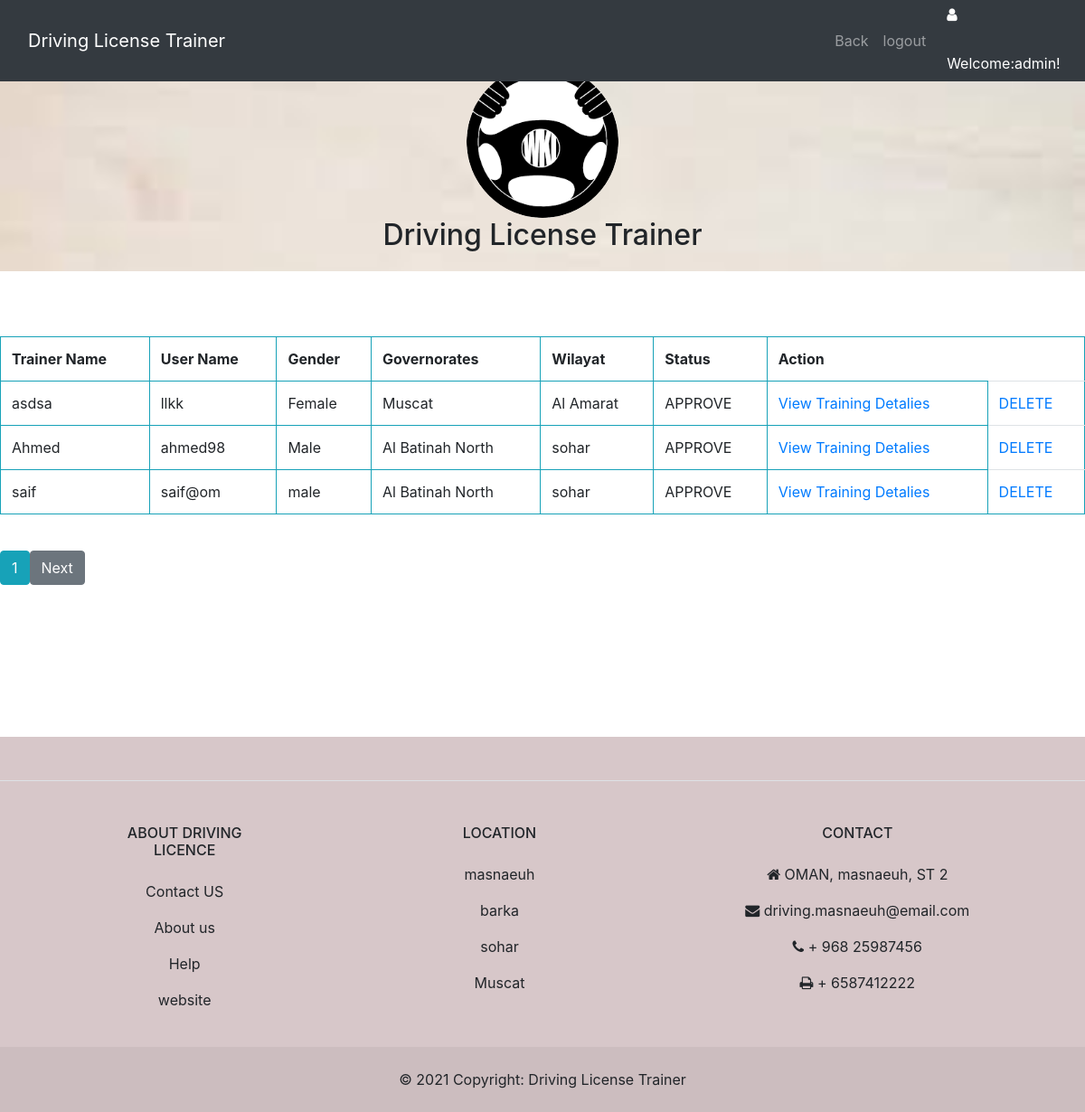
/admin_View_Aprove_Trainer.php (signed in), run on the app's committed database.
### tables this page shows
CREATE TABLE IF NOT EXISTS `tbltrainer` (
  `trid` int(10) NOT NULL AUTO_INCREMENT,
  `fname` varchar(15) NOT NULL,
  `lname` varchar(15) NOT NULL,
  `email` varchar(50) NOT NULL,
  `phone` int(8) NOT NULL,
  `address` varchar(30) NOT NULL,
  `brithdate` date NOT NULL,
  `gender` varchar(10) NOT NULL,
  `licensing` blob NOT NULL,
  `IDcard` blob NOT NULL,
  `seq` varchar(100) NOT NULL,
  `answer` varchar(50) NOT NULL,
  `username` varchar(20) NOT NULL,
  `password` varchar(8) NOT NULL,
  `status` varchar(20) NOT NULL,
  `gname` varchar(30) NOT NULL,
  `wname` varchar(30) NOT NULL,
  PRIMARY KEY (`trid`)
);

### admin_View_Aprove_Trainer.php (the view, shortened to what this page needs)
<!DOCTYPE html PUBLIC "-//W3C//DTD XHTML 1.0 Transitional//EN" "http://www.w3.org/TR/xhtml1/DTD/xhtml1-transitional.dtd">
<html xmlns="http://www.w3.org/1999/xhtml">
<head>
<link rel="stylesheet" type="text/css"  href="BOOTSTRAPFILE/css/bootstrap.css">
    </head>
    <body  style="margin:0; padding:0; border:0;  background-color:white   ">
       <nav class="navbar navbar-expand-lg navbar-dark bg-dark fixed-top">
     <div class="container">
     <a class="navbar-brand" href="#">Driving License Trainer </a>
      <div class="collapse navbar-collapse" id="navbarResponsive">
         <ul class="navbar-nav ml-auto">
                     <li class="nav-item">
            <a class="nav-link" href="AdminHomepage.php">Back</a>
          </li>
          <li class="nav-item">
            <a class="nav-link" href="logout.php">logout </a>
          </li>
        </ul>
      </div>
    </div>   <div class="icon" style="color: #FFFFFF"><i class="fa  fa-user" style="width:30px; height:50px"></i>Welcome:<?php
	$usernamea= $_SESSION['txtid1'];
	include ("connect.php");
	$qryname = "select * from  tbladmin where ausername='$usernamea' ";
	$result = mysqli_query($con,$qryname);
	while($rows = mysqli_fetch_assoc($result))
	{ $namee=$rows['aname'];
}
	echo $namee. "!";
	?></div>
  </nav>
 <header class="text-center" style="background-image:url('img/bg1.jpg'); background-repeat:no-repeat; background-size:cover; height: 300px;">
    &nbsp;<br /><br /><br />
	 <img class="img-fluid rounded-circle"  src="img/images.png" alt="" height="147" width="168">
	 <h2>Driving License Trainer</h2>
	 </header>
<br /><br />
<?php
		 if(isset($_GET['page']))
    {
        $page = $_GET['page'];
    }
    else
    {
        $page = 1;
    }
    $num_per_page = 06;
    $start_from = ($page-1)*05;
    include('connect.php');
$q="select * from  tbltrainer  where status='Approve' LIMIT  $start_from,$num_per_page  ";
$r=mysqli_query($con,$q);
$num=mysqli_num_rows($r);
	if ($num > 0){
	$i = 0;
	echo "<br>";
echo"<table  class=table table-striped  border=1 width=700 align=center cellspacing=0>";
echo"<th class='border border-info'>  Trainer Name";
echo"<th class='border border-info'> User Name	";
echo"<th class='border border-info'> Gender";
echo"<th class='border border-info'> Governorates";
echo"<th class='border border-info'> Wilayat";
echo"<th class='border border-info'>  Status";
echo"<th colspan ='2' class='border border-info'> Action";
echo"<tr>";
while($row = mysqli_fetch_assoc($r)) {
$fname=$row["fname"];
$username=$row["username"];
$gender=$row["gender"];
$gname=$row["gname"];
$wname=$row["wname"];
$status=$row["status"];
echo"<tr class='border border-info'>";
echo"<td class='border border-info'>$fname";
echo"<td class='border border-info'>$username";
echo"<td class='border border-info'>$gender";
echo"<td class='border border-info'>$gname";
echo"<td class='border border-info'>$wname";
echo"<td class='border border-info'>$status";
 echo"<td class='border border-info'><a href='admin_view_TrainingDetalies.php?username=$username'>View Training Detalies</a>";
echo "<td><a onClick=\"javascript: return confirm('Please confirm deletion');\" href='Delete1.php?username=$username'>DELETE</a>";
echo"</tr>";
	$i++;
		}
echo"</table><br>";
}else{
	echo "<center>There is No New Trainer! <br></center>";
			unset($_SESSION["username"]);
}
?>
<?php
                $pr_query = "select * from tbltrainer   ";
                $pr_result = mysqli_query($con,$pr_query);
                $total_record = mysqli_num_rows($pr_result );
                $total_page = ceil($total_record/$num_per_page);
                for($i=1;$i<$total_page;$i++)
                {
                    echo "<a href='admin_View_Aprove_Trainer.php?page=".$i."' class='btn btn-info'>$i</a>";
                }
                if($i>$page)
                {
                    echo "<a href='admin_View_Aprove_Trainer.php?page=".($page+1)."' class='btn btn-secondary'>Next</a>";
                }
        ?>
<br />
	   <br />
       <br />
<br /><br />
  <br />
    <br />
  <br />
<link href="https://cdnjs.cloudflare.com/ajax/libs/font-awesome/4.7.0/css/font-awesome.min.css" rel="stylesheet">
<footer class="auto-style2">
  <section
    class="d-flex justify-content-center justify-content-lg-between p-4 border-bottom bg-dinager"
       >
  </section>
  <section class="">
    <div class="container text-center text-md-start mt-5">
      <div class="row mt-3">
               <div class="col-md-2 col-lg-2 col-xl-2 mx-auto mb-4">
          <h6 class="text-uppercase fw-bold mb-4">
            About Driving Licence
          </h6>
          <p>
            <a href="#!" class="text-reset">Contact US </a>
          </p>
          <p>
            <a href="#!" class="text-reset">About us</a>
          </p>
          <p>
            <a href="#!" class="text-reset">Help</a>
          </p>
          <p>
            <a href="#!" class="text-reset">website</a>
          </p>
        </div>
        <div class="col-md-3 col-lg-2 col-xl-2 mx-auto mb-4">
          <h6 class="text-uppercase fw-bold mb-4">
            Location
          </h6>
          <p>
            <a href="#!" class="text-reset">masnaeuh</a>
          </p>
          <p>
            <a href="#!" class="text-reset">barka</a>
          </p>
          <p>
            <a href="#!" class="text-reset">sohar</a>
          </p>
          <p>
            <a href="#!" class="text-reset">Muscat</a>
          </p>
        </div>
        <div class="col-md-4 col-lg-3 col-xl-3 mx-auto mb-md-0 mb-4">
          <h6 class="text-uppercase fw-bold mb-4">
            Contact
          </h6>
          <p><i class="fa fa-home me-3"></i> OMAN, masnaeuh, ST 2</p>
          <p>
            <i class="fa fa-envelope me-3"></i>
            driving.masnaeuh@email.com
          </p>
          <p><i class="fa fa-phone me-3"></i> + 968 25987456</p>
          <p><i class="fa fa-print me-3"></i> + 6587412222</p>
        </div>
      </div>
    </div>
  </section>
  <div class="text-center p-4" style="background-color: rgba(0, 0, 0, 0.05);">
    © 2021 Copyright:
    <a class="text-reset fw-bold" href="https://mdbootstrap.com/">Driving License Trainer</a>
  </div>
</footer>
</body>
</html>

### admin_View_Aprove_Trainer.php (style rules this page uses)
.auto-style2 { background-color: #D7C7C9; }

### data on the page
tbltrainer: fname "asdsa", username "llkk", gender "Female", gname "Muscat", wname "Al Amarat", status "APPROVE"
tbltrainer: fname "Ahmed", username "ahmed98", gender "Male", gname "Al Batinah North", wname "sohar", status "APPROVE"
tbltrainer: fname "saif", username "saif@om", gender "male", gname "Al Batinah North", wname "sohar", status "APPROVE"

### other printed values
$namee "admin"
